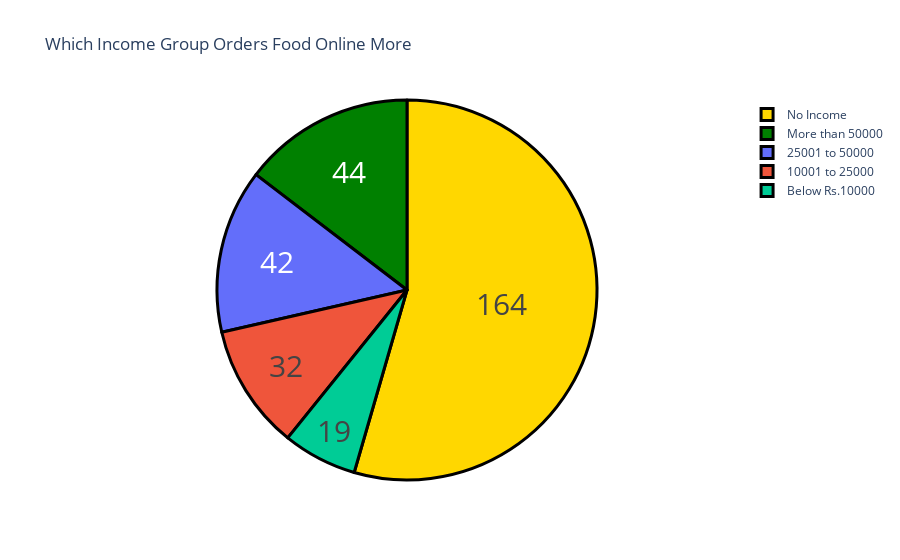

Here is the notebook cell this chart was saved with:
### Markdown cell above
According to the above figure, 76.1% of the frequent customers are singles.

### Code cell
income=brought_again_data['Monthly Income'].value_counts()
labels=income.index
counts=income.values
colors=['gold','green']
fig=go.Figure(data=[go.Pie(labels=labels,values=counts)])
fig.update_layout(title_text='Which Income Group Orders Food Online More')
fig.update_traces(hoverinfo='label+percent',textinfo='value',textfont_size=30,marker=dict(colors=colors,line=dict(color='black',width=3)))
fig.show()

### Figure 1 — Plotly figure (JSON) as saved in the notebook; plotly's stock layout.template omitted (floating-point values rounded to 4 significant figures)
{"data": [{"hoverinfo": "label+percent", "labels": ["No Income", "More than 50000", "25001 to 50000", "10001 to 25000", "Below Rs.10000"], "marker": {"colors": ["gold", "green"], "line": {"color": "black", "width": 3}}, "textfont": {"size": 30}, "textinfo": "value", "type": "pie", "values": [164, 44, 42, 32, 19]}], "layout": {"title": {"text": "Which Income Group Orders Food Online More"}}}
